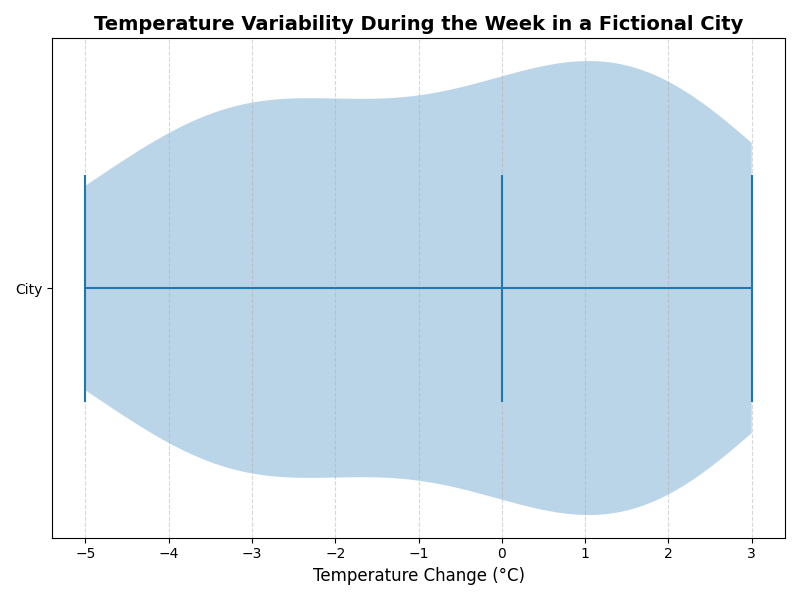

Python code for this plot:
import matplotlib.pyplot as plt
import numpy as np

# Synthetic temperature differences (in Celsius) for a week in one city
data = [-5, -3, 0, 2, 1, -1, -4, 3, 2, 0, -2, -3, 1, 2, -3]

plt.figure(figsize=(8, 6))

# Create the violin plot
violin = plt.violinplot(data, vert=False, showmeans=False, showmedians=True)

# Title and labels
plt.title('Temperature Variability During the Week in a Fictional City', fontsize=14, fontweight='bold')
plt.xlabel('Temperature Change (°C)', fontsize=12)
plt.yticks([1], ['City'])

# Grid for readability
plt.grid(visible=True, axis='x', linestyle='--', alpha=0.5)
plt.tight_layout()
plt.show()
